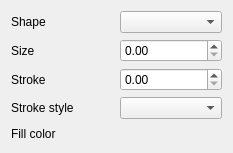
<?xml version="1.0" encoding="UTF-8"?>
<ui version="4.0">
 <class>Shape</class>
 <widget class="QWidget" name="Shape">
  <property name="geometry">
   <rect>
    <x>0</x>
    <y>0</y>
    <width>233</width>
    <height>153</height>
   </rect>
  </property>
  <property name="windowTitle">
   <string>Form</string>
  </property>
  <layout class="QVBoxLayout" name="verticalLayout">
   <item>
    <layout class="QHBoxLayout" name="pos_layout">
     <property name="topMargin">
      <number>0</number>
     </property>
     <item>
      <widget class="QLabel" name="label">
       <property name="text">
        <string>Shape</string>
       </property>
      </widget>
     </item>
     <item>
      <widget class="QComboBox" name="shapeTypesComboBox"/>
     </item>
    </layout>
   </item>
   <item>
    <layout class="QHBoxLayout" name="rot_layout">
     <property name="topMargin">
      <number>0</number>
     </property>
     <item>
      <widget class="QLabel" name="label_2">
       <property name="text">
        <string>Size</string>
       </property>
      </widget>
     </item>
     <item>
      <widget class="QDoubleSpinBox" name="doubleSpinBox"/>
     </item>
    </layout>
   </item>
   <item>
    <layout class="QHBoxLayout" name="horizontalLayout">
     <item>
      <widget class="QLabel" name="label_4">
       <property name="text">
        <string>Stroke</string>
       </property>
      </widget>
     </item>
     <item>
      <widget class="QDoubleSpinBox" name="doubleSpinBox_2"/>
     </item>
    </layout>
   </item>
   <item>
    <layout class="QHBoxLayout" name="horizontalLayout_2">
     <item>
      <widget class="QLabel" name="label_5">
       <property name="text">
        <string>Stroke style</string>
       </property>
      </widget>
     </item>
     <item>
      <widget class="QComboBox" name="strokeStyleComboBox"/>
     </item>
    </layout>
   </item>
   <item>
    <layout class="QHBoxLayout" name="scl_layout">
     <property name="topMargin">
      <number>0</number>
     </property>
     <item>
      <widget class="QLabel" name="label_3">
       <property name="text">
        <string>Fill color</string>
       </property>
      </widget>
     </item>
    </layout>
   </item>
  </layout>
 </widget>
 <resources/>
 <connections/>
</ui>
